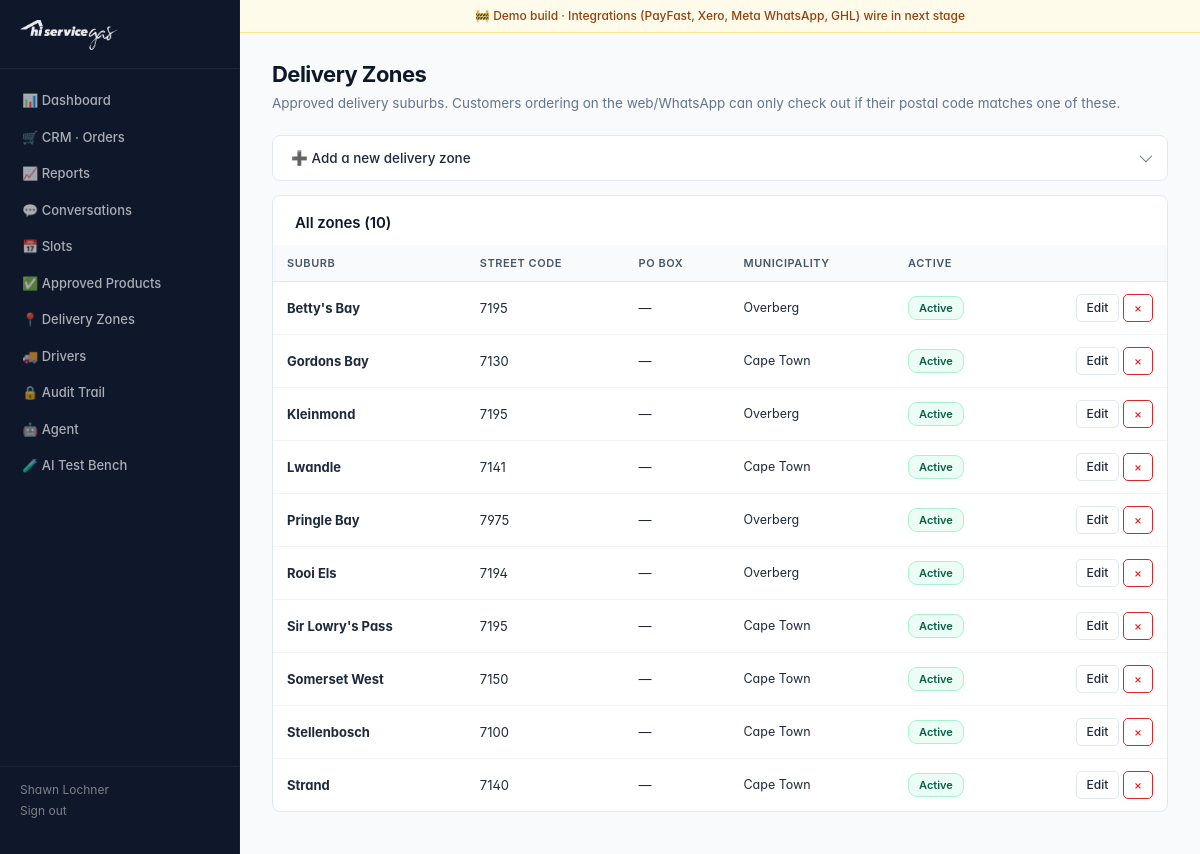
Screenshot of /admin/delivery-zones.php (signed in) with the database file from the repository.
### tables this page shows
CREATE TABLE delivery_zones (
  id INT AUTO_INCREMENT PRIMARY KEY,
  postal_code VARCHAR(10) NOT NULL,
  suburb VARCHAR(128),
  city VARCHAR(128),
  is_active TINYINT(1) DEFAULT 1,
  notes VARCHAR(255),
  UNIQUE KEY uniq_postal_suburb (postal_code, suburb)
);

### includes/auth.php (called while the page is built, shortened)
<?php
require_once __DIR__ . '/db.php';
function current_user(): ?array
{
    return [
        'id'           => (int) $_SESSION['user_id'],
        'username'     => $_SESSION['username']     ?? '',
        'display_name' => $_SESSION['display_name'] ?? '',
        'role'         => $_SESSION['role']         ?? 'viewer',
    ];
}

### includes/helpers.php (called while the page is built, shortened)
<?php
function h($v): string
{
    return htmlspecialchars((string) $v, ENT_QUOTES | ENT_SUBSTITUTE, 'UTF-8');
}

### includes/db.php (called while the page is built, shortened)
<?php
function db(): PDO
{
    $host = (string) env('DB_HOST', 'localhost');
    $name = (string) env('DB_NAME', '');
    $user = (string) env('DB_USER', '');
    $pass = (string) env('DB_PASS', '');
    $dsn = "mysql:host={$host};dbname={$name};charset=utf8mb4";
    $pdo = new PDO($dsn, $user, $pass, [
        PDO::ATTR_ERRMODE            => PDO::ERRMODE_EXCEPTION,
        PDO::ATTR_DEFAULT_FETCH_MODE => PDO::FETCH_ASSOC,
        PDO::ATTR_EMULATE_PREPARES   => false,
        PDO::MYSQL_ATTR_INIT_COMMAND => "SET NAMES utf8mb4 COLLATE utf8mb4_unicode_ci",
    ]);
    return $pdo;
}

### admin/delivery-zones.php (the view, shortened to what this page needs)
<?php
$zones = db()->query("SELECT * FROM delivery_zones ORDER BY suburb, postal_code")->fetchAll();
$editing = null;
include __DIR__ . '/_header.php';
?>
<div class="page-head">
  <h1>Delivery Zones</h1>
  <p class="muted">Approved delivery suburbs. Customers ordering on the web/WhatsApp can only check out if their postal code matches one of these.</p>
</div>
<details class="collapsible" <?= $editing ? 'open' : '' ?>>
  <summary>
    <span><?= $editing ? '✏️ Edit zone — ' . h($editing['suburb']) : '➕ Add a new delivery zone' ?></span>
  </summary>
</details>
<div class="card" style="padding:0">
  <h2 style="padding:18px 22px 0">All zones (<?= count($zones) ?>)</h2>
  <div class="table-wrap">
  <table class="data-table">
    <thead>
      <tr><th>Suburb</th><th>Street code</th><th>PO Box</th><th>Municipality</th><th>Active</th><th></th></tr>
    </thead>
    <tbody>
      <?php foreach ($zones as $z): ?>
        <tr style="<?= $z['is_active'] ? '' : 'opacity:.5' ?>">
          <td><b><?= h($z['suburb']) ?></b></td>
          <td><?= h($z['postal_code']) ?></td>
          <td><?= h($z['po_box_code'] ?? '—') ?></td>
          <td class="muted small"><?= h($z['municipality'] ?? $z['city'] ?? '') ?></td>
          <td>
            <form method="post" style="display:inline">
              <button type="submit" class="toggle-pill <?= $z['is_active'] ? 'on' : 'off' ?>">
                <?= $z['is_active'] ? 'Active' : 'Inactive' ?>
              </button>
            </form>
          </td>
          <td class="td-actions">
            <a href="?edit=<?= (int) $z['id'] ?>" class="btn btn-ghost btn-sm">Edit</a>
            <form method="post" style="display:inline" onsubmit="return confirm('Delete zone <?= h($z['suburb']) ?>?')">
              <button type="submit" class="btn btn-ghost btn-sm danger">×</button>
            </form>
          </td>
        </tr>
      <?php endforeach; ?>
    </tbody>
  </table>
  </div>
</div>
<?php include __DIR__ . '/_footer.php'; ?>

### admin/_header.php (shortened to what this page needs)
<?php
$user = current_user();
?>
<!doctype html>
<html lang="en">
<head>
<link rel="stylesheet" href="/assets/css/app.css">
</head>
<body class="admin-body">
<div class="demo-banner" style="margin-left:240px">🚧 Demo build · Integrations (PayFast, Xero, Meta WhatsApp, GHL) wire in next stage</div>
<aside class="sidebar">
  <div class="sidebar-logo">
    <img src="/assets/img/hi-service-logo.png" alt="Hi-Service">
  </div>
  <nav class="sidebar-nav">
    <a href="/admin/">📊 Dashboard</a>
    <a href="/admin/orders.php">🛒 CRM · Orders</a>
    <a href="/admin/reports.php">📈 Reports</a>
    <a href="/admin/conversations.php">💬 Conversations</a>
    <a href="/admin/slots.php">📅 Slots</a>
    <a href="/admin/products.php">✅ Approved Products</a>
    <a href="/admin/delivery-zones.php">📍 Delivery Zones</a>
    <a href="/admin/drivers.php">🚚 Drivers</a>
    <a href="/admin/audit.php">🔒 Audit Trail</a>
    <a href="/admin/agent.php">🤖 Agent</a>
    <a href="/admin/ai-tester.php">🧪 AI Test Bench</a>
  </nav>
  <div class="sidebar-footer">
    <div class="muted small"><?= h($user['display_name']) ?></div>
    <a href="/admin/logout.php" class="muted small">Sign out</a>
  </div>
</aside>
<main class="admin-main">
  <div class="admin-content">

### admin/_footer.php (shortened to what this page needs)
  </div>
</main>
</body>
</html>

### rows the page displays
delivery_zones: suburb "Betty's Bay", postal_code "7195", po_box_code "—", city "Overberg", is_active "Active"
delivery_zones: suburb "Gordons Bay", postal_code "7130", po_box_code "—", city "Cape Town", is_active "Active"
delivery_zones: suburb "Kleinmond", postal_code "7195", po_box_code "—", city "Overberg", is_active "Active"
delivery_zones: suburb "Lwandle", postal_code "7141", po_box_code "—", city "Cape Town", is_active "Active"
delivery_zones: suburb "Pringle Bay", postal_code "7975", po_box_code "—", city "Overberg", is_active "Active"
delivery_zones: suburb "Rooi Els", postal_code "7194", po_box_code "—", city "Overberg", is_active "Active"
delivery_zones: suburb "Sir Lowry's Pass", postal_code "7195", po_box_code "—", city "Cape Town", is_active "Active"
delivery_zones: suburb "Somerset West", postal_code "7150", po_box_code "—", city "Cape Town", is_active "Active"
delivery_zones: suburb "Stellenbosch", postal_code "7100", po_box_code "—", city "Cape Town", is_active "Active"
delivery_zones: suburb "Strand", postal_code "7140", po_box_code "—", city "Cape Town", is_active "Active"

### other values shown
$user['display_name'] "Shawn Lochner"
count($zones) "10"
